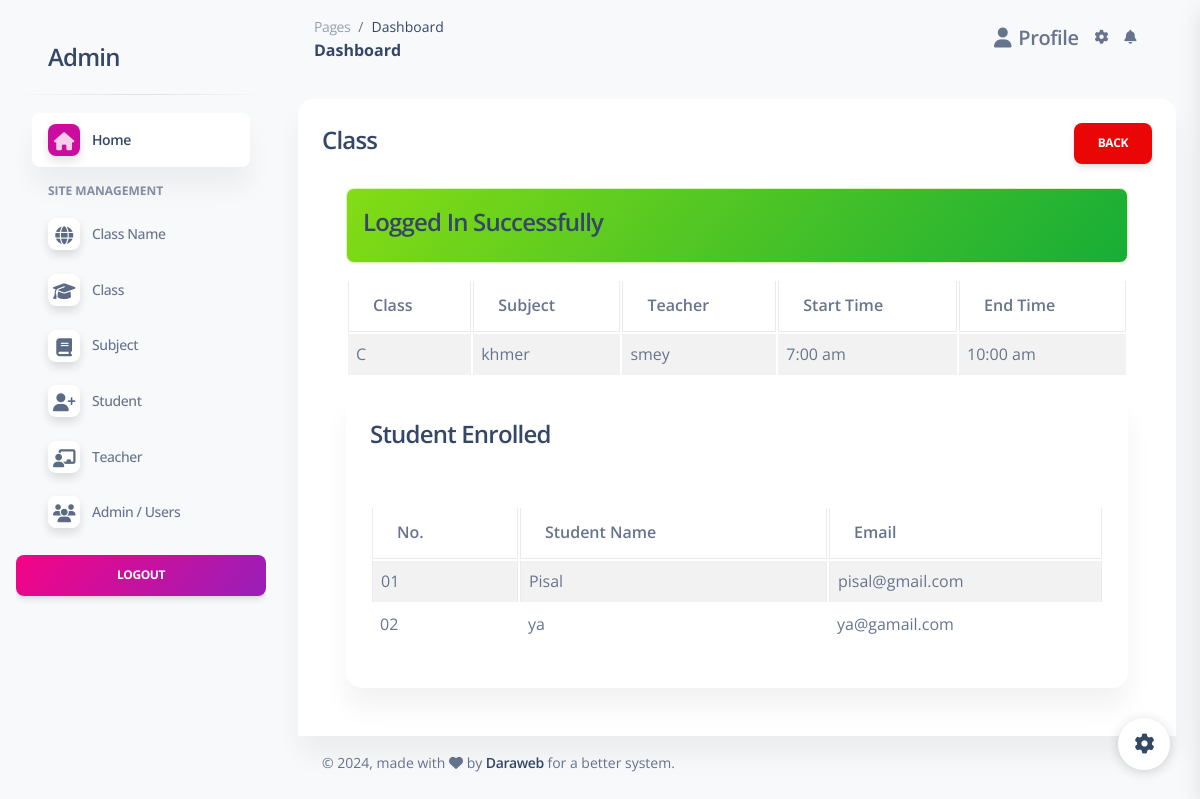
Page /php-admin-panel/admin/courseview.php?id=3 (signed in) on the committed database.
### tables this page shows
CREATE TABLE `course` (
  `id` int(11) NOT NULL,
  `class_id` int(11) DEFAULT NULL,
  `teacher_id` int(11) DEFAULT NULL,
  `subject_id` int(11) DEFAULT NULL,
  `start_at` varchar(100) NOT NULL,
  `end_at` varchar(100) NOT NULL
);

CREATE TABLE `class` (
  `id` int(11) NOT NULL,
  `name` varchar(100) NOT NULL,
  `subject` varchar(100) NOT NULL,
  `class` varchar(100) NOT NULL
);

CREATE TABLE `subject` (
  `id` int(11) NOT NULL,
  `subject` varchar(100) NOT NULL,
  `name` varchar(11) NOT NULL
);

CREATE TABLE `teacher` (
  `id` int(11) NOT NULL,
  `users_id` int(11) DEFAULT NULL,
  `name` varchar(100) NOT NULL,
  `sex` varchar(11) NOT NULL,
  `email` varchar(100) NOT NULL,
  `password` varchar(100) NOT NULL,
  `photo` varchar(255) DEFAULT NULL,
  `phone` varchar(20) DEFAULT NULL,
  `address` varchar(255) DEFAULT NULL,
  `role` varchar(100) NOT NULL,
  `is_ban` tinyint(1) NOT NULL DEFAULT 0
);

CREATE TABLE `student` (
  `id` int(11) NOT NULL,
  `users_id` int(11) DEFAULT NULL,
  `name` varchar(100) NOT NULL,
  `sex` varchar(11) NOT NULL,
  `email` varchar(100) NOT NULL,
  `password` varchar(100) NOT NULL,
  `photo` varchar(255) DEFAULT NULL,
  `phone` varchar(20) DEFAULT NULL,
  `address` varchar(255) DEFAULT NULL,
  `role` varchar(100) NOT NULL,
  `is_ban` tinyint(1) NOT NULL DEFAULT 0
);

CREATE TABLE `users` (
  `id` int(11) NOT NULL,
  `name` varchar(100) NOT NULL,
  `sex` varchar(11) NOT NULL,
  `email` varchar(100) NOT NULL,
  `password` varchar(100) NOT NULL,
  `photo` varchar(255) DEFAULT NULL,
  `phone` varchar(20) DEFAULT NULL,
  `address` varchar(255) DEFAULT NULL,
  `role` varchar(100) NOT NULL COMMENT 'admin,teacher,student',
  `is_ban` tinyint(1) NOT NULL DEFAULT 0 COMMENT '0=unban,1=ban',
  `create_at` date DEFAULT current_timestamp()
);

### php-admin-panel/admin/courseview.php (the view, shortened to what this page needs)
<?php include('includes/header.php'); ?>
<div class="row">
    <div class="col-md-12">
        <div class="card">
            <div class="card-header">
                <h4>
                    Class
                    <a href="course.php" class="btn btn-danger float-end">Back</a>
                </h4>
                <div class="card-body">
                    <?= alertMessage(); ?>
                    <form action="course-code.php" method="POST">
                        <?php
                        $course_id = getParam('id');
                        $course = getCourseDetail($course_id);
                        ?>
                        <table class="table table-bordered table-striped">
                            <thead>
                                <tr>
                                    <th>Class</th>
                                    <th>Subject</th>
                                    <th>Teacher</th>
                                    <th>Start Time</th>
                                    <th>End Time</th>
                                </tr>
                            </thead>
                            <tbody>
                                <tr>
                                    <td>
                                        <?php echo htmlspecialchars($course['class_name']); ?>
                                    </td>
                                    <td>
                                        <?php echo htmlspecialchars($course['subject_name']); ?>
                                    </td>
                                    <td>
                                        <?php echo htmlspecialchars($course['teacher_name']); ?>
                                    </td>
                                    <td>
                                        <?php echo htmlspecialchars($course['start_at']); ?>
                                    </td>
                                    <td>
                                        <?php echo htmlspecialchars($course['end_at']); ?>
                                    </td>
                                </tr>
                            </tbody>
                        </table>
                        <div class="row">
                            <div class="col-md-12">
                                <div class="card">
                                    <div class="card-header">
                                        <h4>
                                            Student Enrolled
                                        </h4>
                                    </div>
                                    <div class="card-body">
                                        <div class="table-responsive">
                                            <table  class="table table-bordered table-striped" id="course-student-list">
                                                <thead>
                                                    <tr>
                                                        <th>No.</th>
                                                        <th>Student Name</th>
                                                        <th>Email</th>
                                                    </tr>
                                                </thead>
                                                <tbody id="table-tbody">
                                                    <?php
                                                    $id = $_GET['id'];
                                                    $courses = getStuCourse(intval($id));
                                                    if (mysqli_num_rows($courses)) {
                                                        foreach ($courses as $index => $userItem) {
                                                            ?>
                                                            <tr>
                                                                <td>
                                                                    <?= $invID = str_pad($index + 1, 2, '0', STR_PAD_LEFT); ?>
                                                                </td>
                                                                <td>
                                                                    <?= $userItem['student_name']; ?>
                                                                </td>
                                                                <td>
                                                                    <?= $userItem['student_email']; ?>
                                                                </td>
                                                            </tr>
                                                            <?php
                                                        }
                                                    } else {
                                                        ?>
                                                        <tr>
                                                            <td colspan="7">No Record Found</td>
                                                        </tr>
                                                        <?php
                                                    }
                                                    ?>
                                            </table>
                                        </div>
                                    </div>
                                </div>
                            </div>
                        </div>
                    </form>
                </div>
            </div>
        </div>
    </div>
</div>
<?php include('includes/footer.php'); ?>

### rows in the picture
course: class.class "C", subject.subject "khmer", teacher.name "smey", start_at "7:00 am", end_at "10:00 am"
student: index "01", name "Pisal", users.email "pisal@gmail.com"
student: index "02", name "ya", users.email "ya@gamail.com"

### other values in the picture
$_SESSION['status'] "Logged In Successfully"
